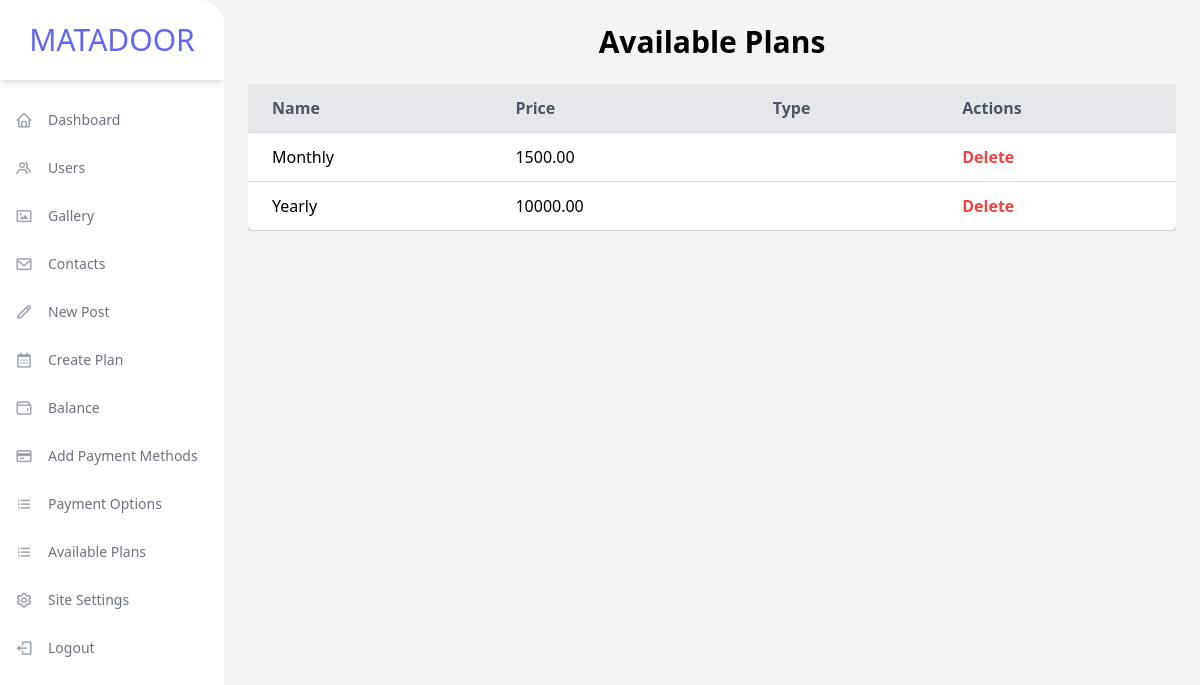
/admin/Planview.php, run on an earlier commit of the app's database.
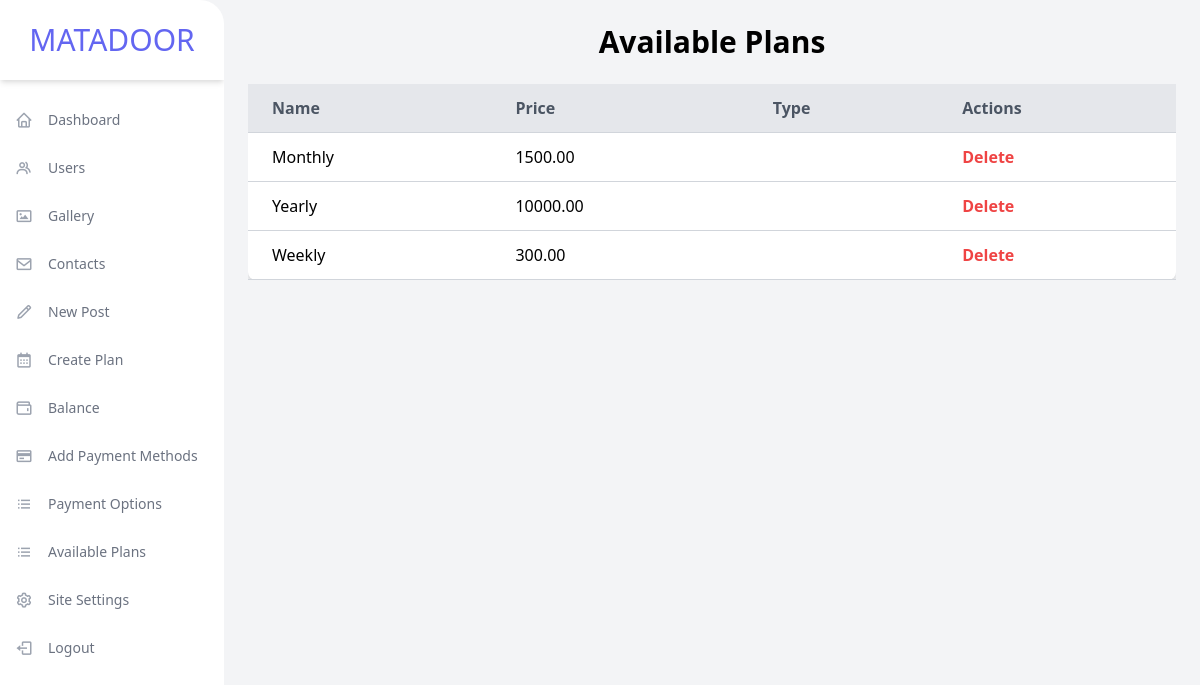
And on a later commit of the database.
### tables this page shows
CREATE TABLE `plans` (
  `id` int(11) NOT NULL,
  `name` varchar(255) NOT NULL,
  `price` decimal(10,2) NOT NULL,
  `type` enum('Monthly','Weekly','Yearly') NOT NULL,
  `created_at` timestamp NOT NULL DEFAULT current_timestamp()
);

### admin/Planview.php (the view, shortened to what this page needs)
<?php
include 'includes/db_connect.php';
$sql = "SELECT id, name, price, type FROM plans";
$result = $conn->query($sql);
?>
<!DOCTYPE html>
<html lang="en">
<head>
    <link href="https://cdn.jsdelivr.net/npm/tailwindcss@2.2.19/dist/tailwind.min.css" rel="stylesheet">
</head>
<body class="bg-gray-100">
    <div class="flex">
        <?php include('includes/sidebar.php'); ?>
        <main class="flex-1 p-6">
            <div class="container mx-auto">
                <h1 class="text-3xl font-bold text-center mb-6">Available Plans</h1>
                <div class="overflow-x-auto">
                    <table class="min-w-full bg-white shadow-md rounded-lg">
                        <thead>
                            <tr class="w-full bg-gray-200 border-b border-gray-300">
                                <th class="py-3 px-6 text-left text-gray-600">Name</th>
                                <th class="py-3 px-6 text-left text-gray-600">Price</th>
                                <th class="py-3 px-6 text-left text-gray-600">Type</th>
                                <th class="py-3 px-6 text-left text-gray-600">Actions</th>
                            </tr>
                        </thead>
                        <tbody>
                            <?php if ($result->num_rows > 0) {
                                while($row = $result->fetch_assoc()) { ?>
                                    <tr class="border-b border-gray-300">
                                        <td class="py-3 px-6"><?php echo htmlspecialchars($row['name']); ?></td>
                                        <td class="py-3 px-6"><?php echo htmlspecialchars($row['price']); ?></td>
                                        <td class="py-3 px-6"><?php echo htmlspecialchars($row['type']); ?></td>
                                        <td class="py-3 px-6">
                                            <a href="?delete_id=<?php echo $row['id']; ?>"
                                               class="text-red-500 hover:text-red-700 font-bold"
                                               onclick="return confirm('Are you sure you want to delete this plan?');">
                                                Delete
                                            </a>
                                        </td>
                                    </tr>
                                <?php }
                            } else { ?>
                                <tr>
                                    <td colspan="4" class="py-3 px-6 text-center text-gray-600">No plans available</td>
                                </tr>
                            <?php } ?>
                        </tbody>
                    </table>
                </div>
            </div>
        </main>
    </div>
</body>
</html>

What changed in the data, as far as the page shows it:
added plans: name "Weekly", price "300.00"
